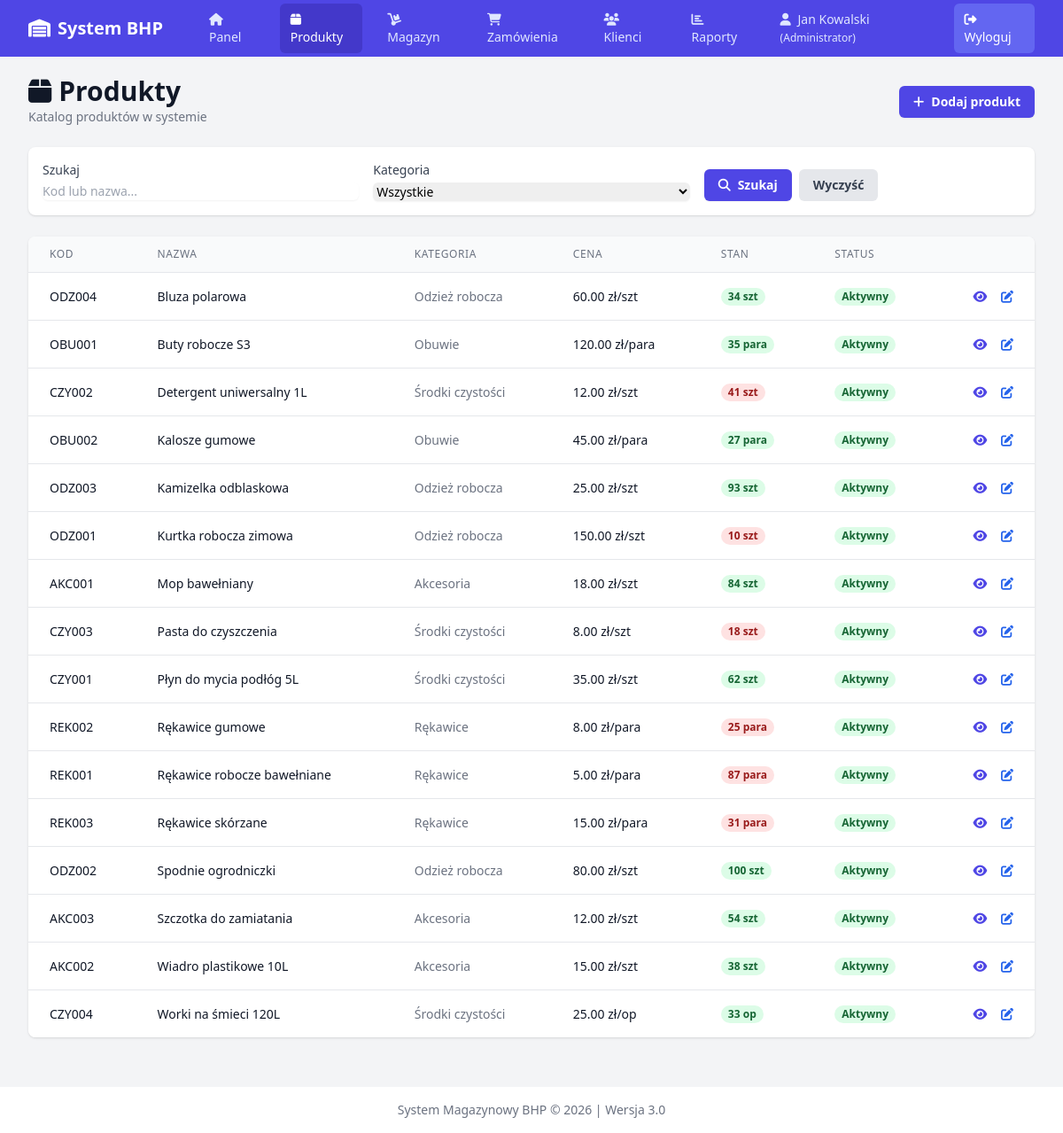
Page /products/ (signed in) on the committed database.
### app/models.py (models this page shows, shortened)
class Uzytkownik(db.Model):
    __tablename__ = 'uzytkownik'
    id = db.Column(db.Integer, primary_key=True)
    login = db.Column(db.String(50), unique=True, nullable=False)
    haslo_hash = db.Column(db.String(255), nullable=False)
    imie = db.Column(db.String(50), nullable=False)
    nazwisko = db.Column(db.String(50), nullable=False)
    email = db.Column(db.String(100), unique=True, nullable=False)
    rola = db.Column(Enum(RolaUzytkownika), nullable=False)
    aktywny = db.Column(db.Boolean, default=True)
    data_utworzenia = db.Column(db.DateTime, default=datetime.utcnow)
    logi = db.relationship('Log', backref='uzytkownik', lazy=True)

class Produkt(db.Model):
    __tablename__ = 'produkt'
    id = db.Column(db.Integer, primary_key=True)
    kod = db.Column(db.String(50), unique=True, nullable=False)
    nazwa = db.Column(db.String(200), nullable=False)
    kategoria = db.Column(db.String(100))
    jednostka = db.Column(db.String(20), default='szt')
    cena_jednostkowa = db.Column(db.Numeric(10, 2), nullable=False)
    stan_minimalny = db.Column(db.Integer, default=10)
    opis = db.Column(db.Text)
    aktywny = db.Column(db.Boolean, default=True)
    data_utworzenia = db.Column(db.DateTime, default=datetime.utcnow)
    stan_magazynowy = db.relationship('StanMagazynowy', backref='produkt', uselist=False)
    pozycje_dokumentow = db.relationship('PozycjaDokumentu', backref='produkt', lazy=True)

class StanMagazynowy(db.Model):
    __tablename__ = 'stan_magazynowy'
    id = db.Column(db.Integer, primary_key=True)
    produkt_id = db.Column(db.Integer, db.ForeignKey('produkt.id'), nullable=False, unique=True)
    ilosc_dostepna = db.Column(db.Integer, default=0)
    ilosc_zarezerwowana = db.Column(db.Integer, default=0)
    lokalizacja = db.Column(db.String(50))
    ostatnia_aktualizacja = db.Column(db.DateTime, default=datetime.utcnow, onupdate=datetime.utcnow)
    def czy_niski_stan(self):
        return self.ilosc_dostepna <= self.produkt.stan_minimalny

### app/routes/products.py (the view, shortened to what this page needs)
@bp.route('/')
@login_required
def list():
    page = request.args.get('page', 1, type=int)
    kategoria = request.args.get('kategoria', '')
    szukaj = request.args.get('szukaj', '')
    query = Produkt.query
    if kategoria:
        query = query.filter_by(kategoria=kategoria)
    produkty = query.order_by(Produkt.nazwa).paginate(
        page=page, per_page=20, error_out=False
    )
    kategorie = db.session.query(Produkt.kategoria).distinct().all()
    kategorie = [k[0] for k in kategorie if k[0]]
    return render_template('products/list.html',
                         produkty=produkty,
                         kategorie=kategorie,
                         aktywna_kategoria=kategoria,
                         szukaj=szukaj)

### app/routes/auth.py (called while the page is built)
def login_required(f):
    @wraps(f)
    def decorated_function(*args, **kwargs):
        if 'user_id' not in session:
            flash('Musisz być zalogowany, aby uzyskać dostęp do tej strony.', 'warning')
            return redirect(url_for('auth.login'))
        return f(*args, **kwargs)
    return decorated_function

@bp.before_app_request
def load_logged_in_user():
    user_id = session.get('user_id')
    if user_id is None:
        from flask import g
        g.user = None
    else:
        from flask import g
        g.user = Uzytkownik.query.get(user_id)

### app/templates/products/list.html (shortened to what this page needs)
{% extends "base.html" %}
{% block content %}
<div class="px-4 sm:px-0">
    <div class="sm:flex sm:items-center sm:justify-between">
        <div>
            <h3 class="text-3xl font-bold leading-7 text-gray-900">
                <i class="fas fa-box mr-2"></i>Produkty
            </h3>
            <p class="mt-1 max-w-2xl text-sm text-gray-500">
                Katalog produktów w systemie
            </p>
        </div>
        {% if g.user.rola.value == 'Administrator' %}
        <div class="mt-4 sm:mt-0">
            <a href="{{ url_for('products.add') }}" class="inline-flex items-center rounded-md bg-indigo-600 px-4 py-2 text-sm font-semibold text-white shadow-sm hover:bg-indigo-500">
                <i class="fas fa-plus mr-2"></i>Dodaj produkt
            </a>
        </div>
        {% endif %}
    </div>
</div>
<div class="mt-6 bg-white shadow rounded-lg p-4">
    <form method="GET" class="grid grid-cols-1 gap-4 sm:grid-cols-3">
        <div>
            <label for="szukaj" class="block text-sm font-medium text-gray-700">Szukaj</label>
            <input type="text" name="szukaj" id="szukaj" value="{{ szukaj }}" placeholder="Kod lub nazwa..."
                   class="mt-1 block w-full rounded-md border-gray-300 shadow-sm focus:border-indigo-500 focus:ring-indigo-500 sm:text-sm">
        </div>
        <div>
            <label for="kategoria" class="block text-sm font-medium text-gray-700">Kategoria</label>
            <select name="kategoria" id="kategoria" class="mt-1 block w-full rounded-md border-gray-300 shadow-sm focus:border-indigo-500 focus:ring-indigo-500 sm:text-sm">
                <option value="">Wszystkie</option>
            </select>
        </div>
        <div class="flex items-end">
            <button type="submit" class="inline-flex items-center rounded-md bg-indigo-600 px-4 py-2 text-sm font-semibold text-white shadow-sm hover:bg-indigo-500">
                <i class="fas fa-search mr-2"></i>Szukaj
            </button>
            <a href="{{ url_for('products.list') }}" class="ml-2 inline-flex items-center rounded-md bg-gray-200 px-4 py-2 text-sm font-semibold text-gray-700 hover:bg-gray-300">
                Wyczyść
            </a>
        </div>
    </form>
</div>
<div class="mt-6 bg-white shadow rounded-lg overflow-hidden">
    <table class="min-w-full divide-y divide-gray-200">
        <thead class="bg-gray-50">
            <tr>
                <th scope="col" class="px-6 py-3 text-left text-xs font-medium uppercase tracking-wider text-gray-500">Kod</th>
                <th scope="col" class="px-6 py-3 text-left text-xs font-medium uppercase tracking-wider text-gray-500">Nazwa</th>
                <th scope="col" class="px-6 py-3 text-left text-xs font-medium uppercase tracking-wider text-gray-500">Kategoria</th>
                <th scope="col" class="px-6 py-3 text-left text-xs font-medium uppercase tracking-wider text-gray-500">Cena</th>
                <th scope="col" class="px-6 py-3 text-left text-xs font-medium uppercase tracking-wider text-gray-500">Stan</th>
                <th scope="col" class="px-6 py-3 text-left text-xs font-medium uppercase tracking-wider text-gray-500">Status</th>
                <th scope="col" class="relative px-6 py-3"><span class="sr-only">Akcje</span></th>
            </tr>
        </thead>
        <tbody class="divide-y divide-gray-200 bg-white">
            {% for produkt in produkty.items %}
            <tr class="hover:bg-gray-50">
                <td class="whitespace-nowrap px-6 py-4 text-sm font-medium text-gray-900">
                    {{ produkt.kod }}
                </td>
                <td class="px-6 py-4 text-sm text-gray-900">
                    {{ produkt.nazwa }}
                </td>
                <td class="whitespace-nowrap px-6 py-4 text-sm text-gray-500">
                    {{ produkt.kategoria }}
                </td>
                <td class="whitespace-nowrap px-6 py-4 text-sm text-gray-900">
                    {{ "%.2f"|format(produkt.cena_jednostkowa) }} zł/{{ produkt.jednostka }}
                </td>
                <td class="whitespace-nowrap px-6 py-4 text-sm">
                    {% if produkt.stan_magazynowy %}
                        {% if produkt.stan_magazynowy.czy_niski_stan() %}
                        <span class="inline-flex rounded-full bg-red-100 px-2 text-xs font-semibold leading-5 text-red-800">
                            {{ produkt.stan_magazynowy.ilosc_dostepna }} {{ produkt.jednostka }}
                        </span>
                        {% else %}
                        <span class="inline-flex rounded-full bg-green-100 px-2 text-xs font-semibold leading-5 text-green-800">
                            {{ produkt.stan_magazynowy.ilosc_dostepna }} {{ produkt.jednostka }}
                        </span>
                        {% endif %}
                    {% else %}
                    <span class="text-gray-400">Brak danych</span>
                    {% endif %}
                </td>
                <td class="whitespace-nowrap px-6 py-4 text-sm">
                    {% if produkt.aktywny %}
                    <span class="inline-flex rounded-full bg-green-100 px-2 text-xs font-semibold leading-5 text-green-800">
                        Aktywny
                    </span>
                    {% else %}
                    <span class="inline-flex rounded-full bg-gray-100 px-2 text-xs font-semibold leading-5 text-gray-800">
                        Nieaktywny
                    </span>
                    {% endif %}
                </td>
                <td class="whitespace-nowrap px-6 py-4 text-right text-sm font-medium">
                    <a href="{{ url_for('products.detail', produkt_id=produkt.id) }}" class="text-indigo-600 hover:text-indigo-900 mr-3">
                        <i class="fas fa-eye"></i>
                    </a>
                    {% if g.user.rola.value == 'Administrator' %}
                    <a href="{{ url_for('products.edit', produkt_id=produkt.id) }}" class="text-blue-600 hover:text-blue-900">
                        <i class="fas fa-edit"></i>
                    </a>
                    {% endif %}
                </td>
            </tr>
            {% endfor %}
        </tbody>
    </table>
</div>
{% endblock %}

### app/templates/base.html (shortened to what this page needs)
<!DOCTYPE html>
<html lang="pl" class="h-full bg-gray-100">
<head>
    <script src="https://cdn.tailwindcss.com"></script>
    <link rel="stylesheet" href="https://cdnjs.cloudflare.com/ajax/libs/font-awesome/6.4.0/css/all.min.css">
</head>
<body class="h-full">
    <div class="min-h-full">
        {% if g.user %}
        <nav class="bg-indigo-600">
            <div class="mx-auto max-w-7xl px-4 sm:px-6 lg:px-8">
                <div class="flex h-16 items-center justify-between">
                    <div class="flex items-center">
                        <div class="flex-shrink-0">
                            <h1 class="text-white text-xl font-bold">
                                <i class="fas fa-warehouse mr-2"></i>System BHP
                            </h1>
                        </div>
                        <div class="hidden md:block">
                            <div class="ml-10 flex items-baseline space-x-4">
                                <a href="{{ url_for('main.dashboard') }}"
                                   class="{% if request.endpoint == 'main.dashboard' %}bg-indigo-700 text-white{% else %}text-indigo-100 hover:bg-indigo-500 hover:text-white{% endif %} rounded-md px-3 py-2 text-sm font-medium">
                                    <i class="fas fa-home mr-1"></i>Panel
                                </a>
                                <a href="{{ url_for('products.list') }}"
                                   class="{% if 'products' in request.endpoint %}bg-indigo-700 text-white{% else %}text-indigo-100 hover:bg-indigo-500 hover:text-white{% endif %} rounded-md px-3 py-2 text-sm font-medium">
                                    <i class="fas fa-box mr-1"></i>Produkty
                                </a>
                                {% if g.user.rola.value in ['Magazynier', 'Administrator'] %}
                                <a href="{{ url_for('warehouse.index') }}"
                                   class="{% if 'warehouse' in request.endpoint %}bg-indigo-700 text-white{% else %}text-indigo-100 hover:bg-indigo-500 hover:text-white{% endif %} rounded-md px-3 py-2 text-sm font-medium">
                                    <i class="fas fa-dolly mr-1"></i>Magazyn
                                </a>
                                {% endif %}
                                {% if g.user.rola.value in ['Sprzedawca', 'Administrator'] %}
                                <a href="{{ url_for('orders.customer_orders_list') }}"
                                   class="{% if 'orders' in request.endpoint %}bg-indigo-700 text-white{% else %}text-indigo-100 hover:bg-indigo-500 hover:text-white{% endif %} rounded-md px-3 py-2 text-sm font-medium">
                                    <i class="fas fa-shopping-cart mr-1"></i>Zamówienia
                                </a>
                                <a href="{{ url_for('customers.list') }}"
                                   class="{% if 'customers' in request.endpoint %}bg-indigo-700 text-white{% else %}text-indigo-100 hover:bg-indigo-500 hover:text-white{% endif %} rounded-md px-3 py-2 text-sm font-medium">
                                    <i class="fas fa-users mr-1"></i>Klienci
                                </a>
                                {% endif %}
                                {% if g.user.rola.value in ['Kierownik', 'Administrator'] %}
                                <a href="{{ url_for('reports.index') }}"
                                   class="{% if 'reports' in request.endpoint %}bg-indigo-700 text-white{% else %}text-indigo-100 hover:bg-indigo-500 hover:text-white{% endif %} rounded-md px-3 py-2 text-sm font-medium">
                                    <i class="fas fa-chart-bar mr-1"></i>Raporty
                                </a>
                                {% endif %}
                            </div>
                        </div>
                    </div>
                    <div class="hidden md:block">
                        <div class="ml-4 flex items-center md:ml-6">
                            <span class="text-indigo-100 text-sm mr-4">
                                <i class="fas fa-user mr-1"></i>
                                {{ g.user.imie }} {{ g.user.nazwisko }}
                                <span class="text-xs">({{ g.user.rola.value }})</span>
                            </span>
                            <a href="{{ url_for('auth.logout') }}"
                               class="rounded-md bg-indigo-500 px-3 py-2 text-sm font-medium text-white hover:bg-indigo-400">
                                <i class="fas fa-sign-out-alt mr-1"></i>Wyloguj
                            </a>
                        </div>
                    </div>
                </div>
            </div>
        </nav>
        {% endif %}
        <main>
            <div class="mx-auto max-w-7xl py-6 sm:px-6 lg:px-8">
                {% block content %}{% endblock %}
            </div>
        </main>
    </div>
    <footer class="bg-white mt-8">
        <div class="mx-auto max-w-7xl px-4 py-4 sm:px-6 lg:px-8">
            <p class="text-center text-sm text-gray-500">
                System Magazynowy BHP &copy; 2026 | Wersja 3.0
            </p>
        </div>
    </footer>
</body>
</html>

### rows in the picture
Uzytkownik: user.imie "Jan", user.nazwisko "Kowalski", user.rola.value "Administrator"
Produkt: kod "ODZ004", nazwa "Bluza polarowa", kategoria "Odzież robocza", cena_jednostkowa "60.00", jednostka "szt", stan_magazynowy.ilosc_dostepna "34", aktywny "Aktywny"
Produkt: kod "OBU001", nazwa "Buty robocze S3", kategoria "Obuwie", cena_jednostkowa "120.00", jednostka "para", stan_magazynowy.ilosc_dostepna "35", aktywny "Aktywny"
Produkt: kod "CZY002", nazwa "Detergent uniwersalny 1L", kategoria "Środki czystości", cena_jednostkowa "12.00", jednostka "szt", stan_magazynowy.ilosc_dostepna "41", aktywny "Aktywny"
Produkt: kod "OBU002", nazwa "Kalosze gumowe", kategoria "Obuwie", cena_jednostkowa "45.00", jednostka "para", stan_magazynowy.ilosc_dostepna "27", aktywny "Aktywny"
Produkt: kod "ODZ003", nazwa "Kamizelka odblaskowa", kategoria "Odzież robocza", cena_jednostkowa "25.00", jednostka "szt", stan_magazynowy.ilosc_dostepna "93", aktywny "Aktywny"
Produkt: kod "ODZ001", nazwa "Kurtka robocza zimowa", kategoria "Odzież robocza", cena_jednostkowa "150.00", jednostka "szt", stan_magazynowy.ilosc_dostepna "10", aktywny "Aktywny"
Produkt: kod "AKC001", nazwa "Mop bawełniany", kategoria "Akcesoria", cena_jednostkowa "18.00", jednostka "szt", stan_magazynowy.ilosc_dostepna "84", aktywny "Aktywny"
Produkt: kod "CZY003", nazwa "Pasta do czyszczenia", kategoria "Środki czystości", cena_jednostkowa "8.00", jednostka "szt", stan_magazynowy.ilosc_dostepna "18", aktywny "Aktywny"
Produkt: kod "CZY001", nazwa "Płyn do mycia podłóg 5L", kategoria "Środki czystości", cena_jednostkowa "35.00", jednostka "szt", stan_magazynowy.ilosc_dostepna "62", aktywny "Aktywny"
Produkt: kod "REK002", nazwa "Rękawice gumowe", kategoria "Rękawice", cena_jednostkowa "8.00", jednostka "para", stan_magazynowy.ilosc_dostepna "25", aktywny "Aktywny"
Produkt: kod "REK001", nazwa "Rękawice robocze bawełniane", kategoria "Rękawice", cena_jednostkowa "5.00", jednostka "para", stan_magazynowy.ilosc_dostepna "87", aktywny "Aktywny"
Produkt: kod "REK003", nazwa "Rękawice skórzane", kategoria "Rękawice", cena_jednostkowa "15.00", jednostka "para", stan_magazynowy.ilosc_dostepna "31", aktywny "Aktywny"
Produkt: kod "ODZ002", nazwa "Spodnie ogrodniczki", kategoria "Odzież robocza", cena_jednostkowa "80.00", jednostka "szt", stan_magazynowy.ilosc_dostepna "100", aktywny "Aktywny"
Produkt: kod "AKC003", nazwa "Szczotka do zamiatania", kategoria "Akcesoria", cena_jednostkowa "12.00", jednostka "szt", stan_magazynowy.ilosc_dostepna "54", aktywny "Aktywny"
Produkt: kod "AKC002", nazwa "Wiadro plastikowe 10L", kategoria "Akcesoria", cena_jednostkowa "15.00", jednostka "szt", stan_magazynowy.ilosc_dostepna "38", aktywny "Aktywny"
Produkt: kod "CZY004", nazwa "Worki na śmieci 120L", kategoria "Środki czystości", cena_jednostkowa "25.00", jednostka "op", stan_magazynowy.ilosc_dostepna "33", aktywny "Aktywny"
